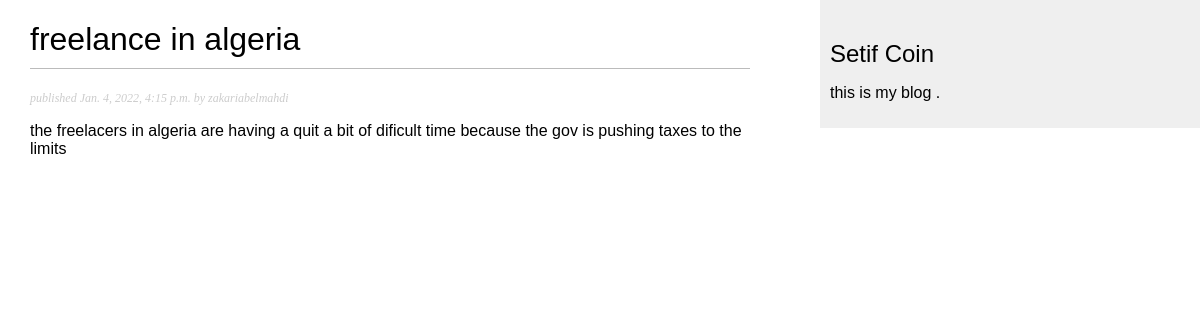
/blog/2022/1/4/freelance-algeria/, run on the app's committed database.
### blog/models.py (models this page shows, shortened)
class Post(models.Model):
    Status_choises = (
        ('Draft','draft'),
        ('published','Published'),
    )
    title = models.CharField(max_length=250)
    slug = models.SlugField(max_length=250,unique_for_date='publish')
    author = models.ForeignKey(User,on_delete=models.CASCADE,related_name='blog_posts')
    body = models.TextField()
    publish = models.DateTimeField(default=timezone.now)
    created = models.DateTimeField(auto_now_add=True)
    updated = models.DateTimeField(auto_now=True)
    status = models.CharField(max_length= 10,
                              choices=Status_choises,
                              default='draft')
    objects= models.Manager()
    published = PublishedManager()

### blog/views.py (the view)
# urls.py: path('<int:year>/<int:month>/<int:day>/<slug:post>/',views.post_detail,name='post_detail'),
def post_detail(request, year, month, day, post):
                post = get_object_or_404(Post, slug=post,
                                                status='published',
                                                publish__year=year,
                                                publish__month=month,
                                                publish__day=day)
                return render(request,
                'blog/post/detail.html',
                {'post': post})

### blog/templates/blog/post/detail.html (shortened to what this page needs)
{% extends "blog/base.html" %}
{% block content %}
    <h1>{{ post.title }}</h1>
    <p class="date">
        published {{post.publish}} by {{ post.author}}
    </p>
    {{  post.body|truncatewords:30|linebreaks   }}
{% endblock%}

### blog/static/css/blog.css (style rules this page uses)
body { margin:0; padding:0; font-family:helvetica, sans-serif; }
h1 { font-weight:normal; border-bottom:1px solid #bbb; padding:0 0 10px 0; }
p.date { color:#ccc; font-family: georgia, serif; font-size: 12px; font-style: italic; }

### data on the page
Post: title "freelance in algeria", publish "Jan. 4, 2022, 4:15 p.m.", author "zakariabelmahdi", body "the freelacers in algeria are having a quit a bit of dificult time because the gov is pushing taxes to the limits"
